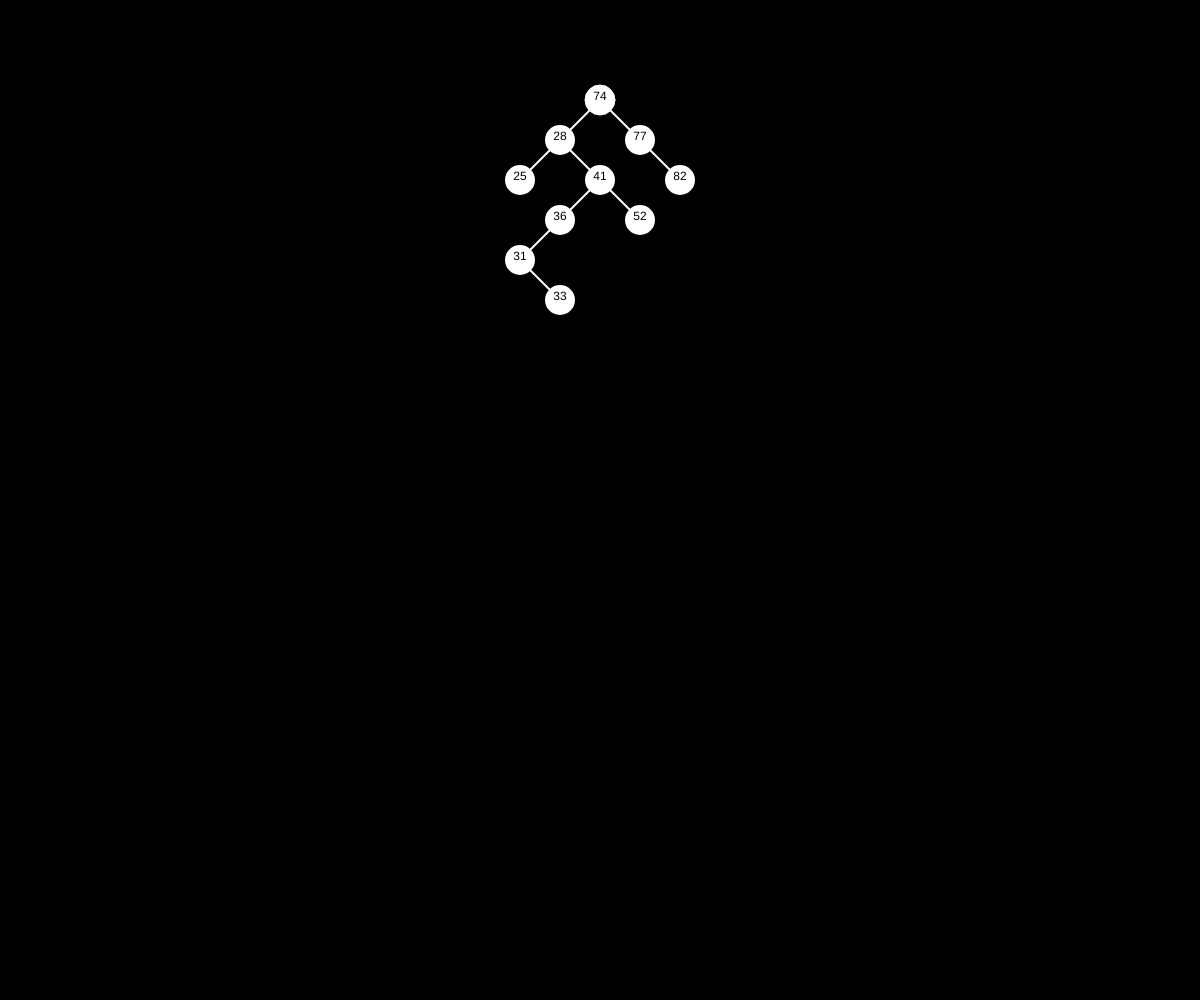
Frame 1 (no input)
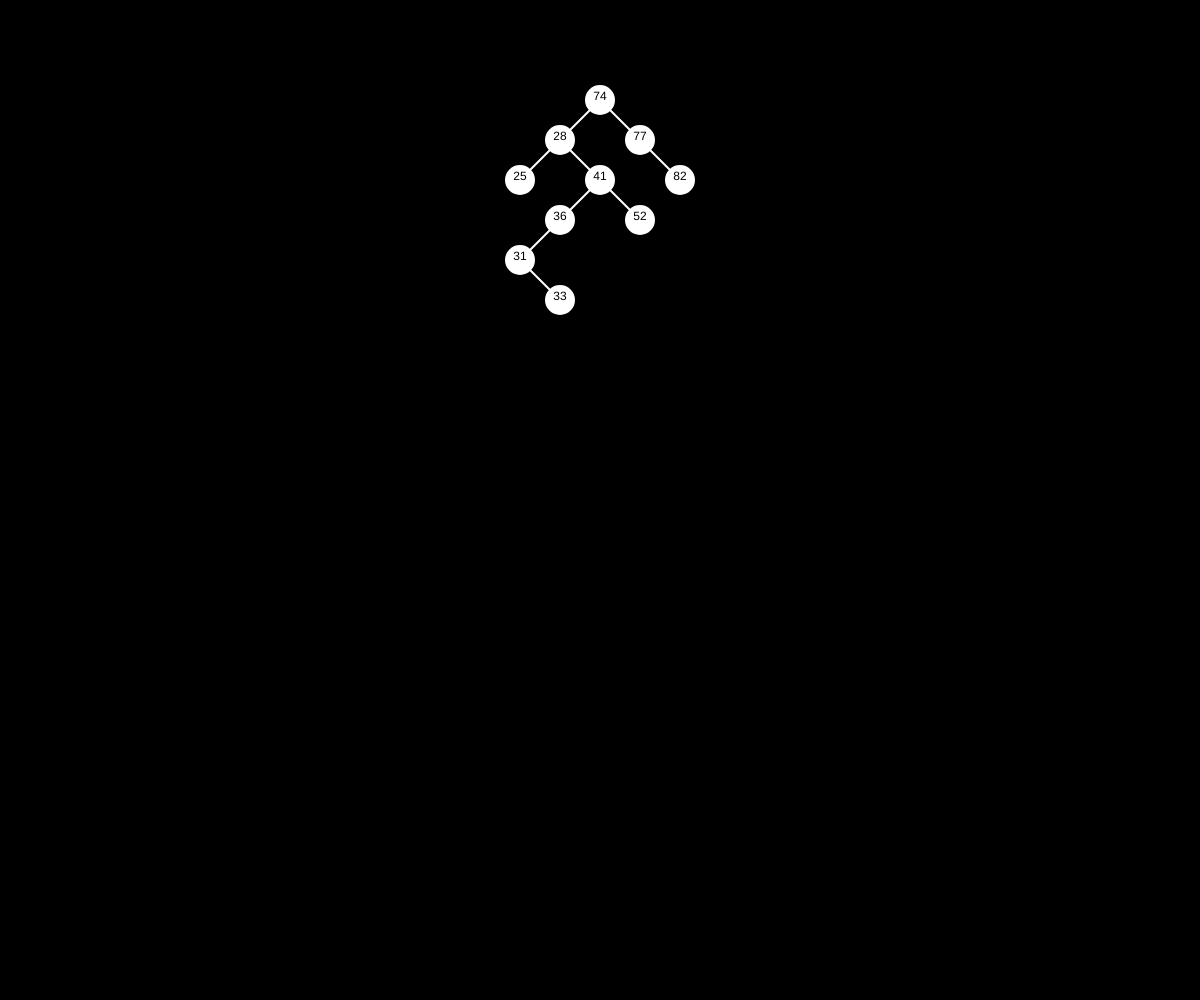
Frame 60 (no input)
Frame 120 (the mouse pressed at the canvas centre since frame 60): identical to frame 60, image omitted

The p5.js sketch that drew these frames (run headless with seeded random() and noise() and a simulated clock; from frame 60 on, the mouse is pressed at the canvas centre):

// p5.js sketch
// ── sketch.js
let nodes = [];
let tree;
let space = 40;
let levels;

function setup() {
  createCanvas(windowWidth, windowHeight);
  stroke(255);
  textAlign(CENTER);

  // generating random node values
  for (let i = 0; i < 10; i++) nodes.push(new Node(floor(random(10, 100))));

  // Creating a binary Search Tree with the values
  tree = nodes[0];
  tree.pos.x = 0;
  tree.pos.y = 50;
  for (let i = 1; i < nodes.length; i++) addToTree(tree, nodes[i]);

  // Test-code to check if the tree is created as intended
  console.log("Node Values: " + nodes.map((ele) => ele.val));
  console.log("Tree: ", tree);
  console.log("Inoder: " + inorder(nodes[0], []));

  levels = levelOrder(tree, 0, []);
  for (let node of levels.flat()) console.log(node.val);
}

function draw() {
  background(0);
  translate(width / 2, 50);

  //Drawing the tree
  tree.show(tree);

  // for (let i = 1; i < levels.length; i++) {
  //   let level = levels[i];

  //   for(let n of level){
  //     for(let other of level){
  //       n.arrange(other)
  //     }
  //   }

  //   // if(node.left && node.right)
  //   // node.left.arrange(node.right);
  // }
}

// Recursive function to create tree
function addToTree(root, node) {
  if (root !== null) {
    if (root.left === null && root.val > node.val) {
      root.left = node;
      node.parent = root;
      node.pos.x = root.pos.x - space;
      node.pos.y = root.pos.y + space;
      return;
    } else if (root.right === null && root.val < node.val) {
      root.right = node;
      node.parent = root;
      node.pos.x = root.pos.x + space;
      node.pos.y = root.pos.y + space;
      return;
    }

    if (root.val > node.val) addToTree(root.left, node);
    else addToTree(root.right, node);
  }
}

// Recursive function for Inorder traversal of the tree
const inorder = function (node, arr) {
  if (node != null) {
    inorder(node.left, arr);
    arr.push(node.val);
    inorder(node.right, arr);
    return arr;
  }
};

const levelOrder = function (root) {
  const levels = [];

  const order = function (root, level, arr) {
    if (root == null) return arr;
    if (arr[level] == undefined) {
      arr[level] = [];
    }

    arr[level].push(root);
    if (root.left) order(root.left, level + 1, arr);
    if (root.right) order(root.right, level + 1, arr);

    return arr;
  };

  return order(root, 0, levels);
};

// PROBLEMS SO FAR..
// 1. Nodes are overlaping while drawing

// ── node.js
class Node {
  constructor(val = null, left = null, right = null) {
    this.left = left;
    this.right = right;
    this.val = val;
    this.parent = null;
    this.pos = createVector(0, 0);
    this.vel = createVector(0, 0);
    this.acc = createVector(0, 0);
  }

  show(parent) {
    // circle for nodes
    fill(255);
    ellipse(this.pos.x, this.pos.y, 30);
    // lines connecting the nodes
    stroke(255);
    strokeWeight(2);
    line(parent.pos.x, parent.pos.y, this.pos.x, this.pos.y);
    // values of the nodes
    fill(0);
    noStroke();
    text(this.val, this.pos.x, this.pos.y);

    if (this.left != null) {
      this.left.show(this);
    }
    if (this.right != null) {
      this.right.show(this);
    }
  }

  arrange(other) {
    let gap = p5.Vector.sub(other.pos, this.pos);
    // console.log(gap);
    if (p5.Vector.mag(gap) <= 10) {
      this.pos.add(this.pos.heading());
      this.pos.add(this.pos.heading());
      // console.log(this.pos.heading())
    }
  }

  applyForce(force) {
    this.acc.add(force);
  }

  update() {
    this.vel.add(this.acc);
    this.pos.add(this.vel);
    this.acc.set(0, 0);
  }
}
